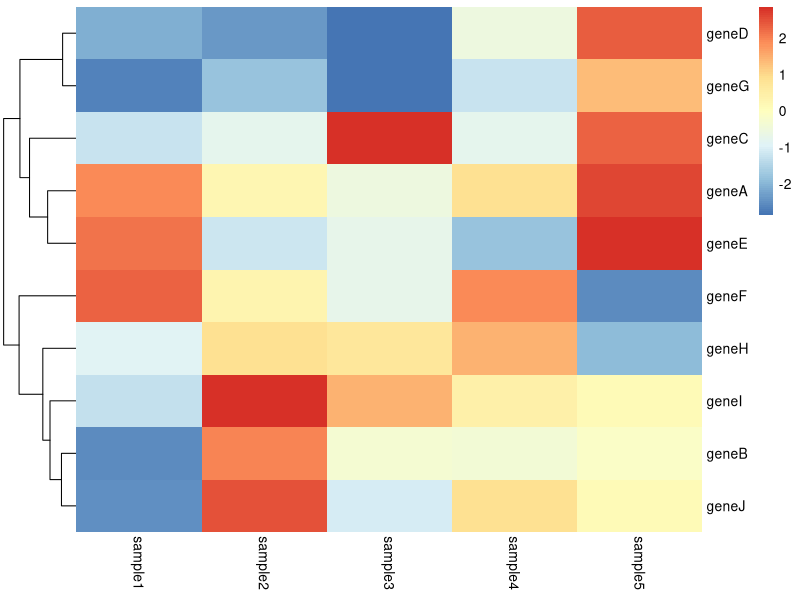

The R script that drew this image:
### make a data frame with gene expression values. The gene IDs should be in row names.
df <- data.frame(row.names = c("geneA", "geneB", "geneC", "geneD", "geneE", "geneF", "geneG", "geneH",  "geneI", "geneJ" ),
                 sample1 = runif(10, min = -3, max = 3),
                 sample2 = runif(10, min = -3, max = 3),
                 sample3 = runif(10, min = -3, max = 3),
                 sample4 = runif(10, min = -3, max = 3),
                 sample5 = runif(10, min = -3, max = 3))
### make a simple heatmap
# load library
install.packages("pheatmap")
library(pheatmap)
# make the heatmap
#pheatmap(df)
# re-draw the heatmap without clustering genes
png("heatmap.png", width = 800, height = 600)

pheatmap(df,
         cluster_cols = FALSE,
         border_color = NA)

dev.off()
